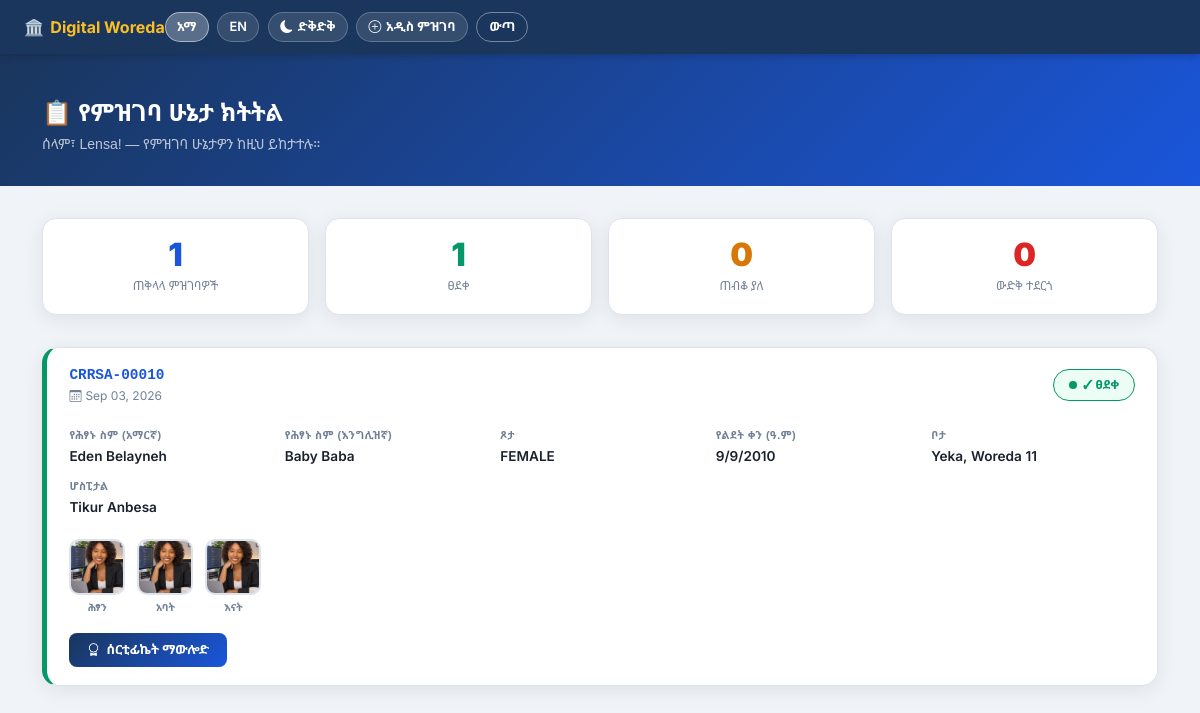
Page /my-registrations/ (signed in) on the committed database.
### core/models.py (models this page shows, shortened)
class BirthRegistration(models.Model):
    class Status(models.TextChoices):
        PENDING = 'PENDING', 'Pending / ተጠባባቂ'
        APPROVED = 'APPROVED', 'Approved / የፀደቀ'
        REJECTED = 'REJECTED', 'Rejected / የተከለከለ'
    class Sex(models.TextChoices):
        MALE = 'MALE', 'Male / ወንድ'
        FEMALE = 'FEMALE', 'Female / ሴት'
    child_full_name_amharic = models.CharField(max_length=200, verbose_name="Child Name (Amharic)")
    child_full_name_english = models.CharField(max_length=200, verbose_name="Child Name (English)")
    sex = models.CharField(
        max_length=10,
        choices=Sex.choices,
        verbose_name="Sex"
    )
    birth_day = models.IntegerField(
        validators=[MinValueValidator(1), MaxValueValidator(30)],
        verbose_name="Birth Day"
    )
    birth_month = models.IntegerField(
        validators=[MinValueValidator(1), MaxValueValidator(13)],
        verbose_name="Birth Month (EC)"
    )
    birth_year_ec = models.IntegerField(verbose_name="Birth Year (EC)")
    birth_year_gc = models.IntegerField(verbose_name="Birth Year (GC)")
    subcity = models.CharField(max_length=100, db_index=True, verbose_name="Subcity")
    woreda = models.CharField(max_length=50, verbose_name="Woreda")
    hospital_org_name = models.CharField(max_length=200, verbose_name="Hospital/Organization")
    father_name_amharic = models.CharField(max_length=200, verbose_name="Father Name (Amharic)")
    father_name_english = models.CharField(max_length=200, verbose_name="Father Name (English)")
    mother_name_amharic = models.CharField(max_length=200, verbose_name="Mother Name (Amharic)")
    mother_name_english = models.CharField(max_length=200, verbose_name="Mother Name (English)")
    applicant_name_amharic = models.CharField(max_length=200, blank=True, null=True, verbose_name="Applicant Name (Amharic)")
    applicant_name_english = models.CharField(max_length=200, blank=True, null=True, verbose_name="Applicant Name (English)")
    applicant_relation = models.CharField(max_length=100, blank=True, null=True, verbose_name="Applicant Relation")
    applicant_age = models.IntegerField(
        blank=True,
        null=True,
        validators=[MinValueValidator(18), MaxValueValidator(120)],
        verbose_name="Applicant Age"
    )
    applicant_phone = models.CharField(max_length=20, blank=True, null=True, verbose_name="Applicant Phone")
    child_photo = models.ImageField(upload_to='photos/children/%Y/%m/', blank=True, null=True)
    father_photo = models.ImageField(upload_to='photos/fathers/%Y/%m/', blank=True, null=True)
    mother_photo = models.ImageField(upload_to='photos/mothers/%Y/%m/', blank=True, null=True)
    hospital_document = models.FileField(upload_to='documents/hospitals/%Y/%m/', blank=True, null=True)
    status = models.CharField(
        max_length=20,
        choices=Status.choices,
        default=Status.PENDING,
        db_index=True,
        verbose_name="Registration Status"
    )
    rejection_reason = models.TextField(
        blank=True,
        null=True,
        verbose_name="Rejection Reason",
        help_text="Detailed explanation provided to the applicant if status is REJECTED."
    )
    submitted_by = models.ForeignKey(
        User,
        on_delete=models.SET_NULL,
        null=True, blank=True,
        related_name='registrations',
        verbose_name="Submitted By",
    )
    created_at = models.DateTimeField(auto_now_add=True, db_index=True)
    updated_at = models.DateTimeField(auto_now=True)
    class Meta:
        verbose_name = "Birth Registration"
        verbose_name_plural = "Birth Registrations"
        ordering = ['-created_at']
        indexes = [
            models.Index(fields=['status', '-created_at']),
            models.Index(fields=['subcity', 'woreda']),
        ]

### core/views.py (the view)
# urls.py: path('my-registrations/', views.my_registrations, name='my_registrations'),
@login_required(login_url='/login/')
def my_registrations(request):
    if _is_admin(request.user):
        logout(request)
        messages.error(request, 'Please log in with a regular user account.')
        return redirect('login')
    registrations = BirthRegistration.objects.filter(
        submitted_by=request.user
    ).order_by('-created_at')
    reg_list       = list(registrations)
    total_count    = len(reg_list)
    approved_count = sum(1 for r in reg_list if r.status == 'APPROVED')
    pending_count  = sum(1 for r in reg_list if r.status == 'PENDING')
    rejected_count = sum(1 for r in reg_list if r.status == 'REJECTED')
    return render(request, 'my_registrations.html', {
        'registrations':   reg_list,
        'user_phone':      getattr(getattr(request.user, 'profile', None), 'phone', None),
        'total_count':     total_count,
        'approved_count':  approved_count,
        'pending_count':   pending_count,
        'rejected_count':  rejected_count,
    })

### core/views.py (called while the page is built)
def _is_admin(user):
    return (
        user.is_authenticated
        and user.is_staff
        and hasattr(user, 'profile')
        and user.profile.role == UserProfile.Role.ADMIN
    )

### core/templates/my_registrations.html (shortened to what this page needs)
<!DOCTYPE html>
<html lang="am" data-theme="light" data-lang="am">
<head>
<link href="https://cdn.jsdelivr.net/npm/bootstrap@5.3.0/dist/css/bootstrap.min.css" rel="stylesheet">
<link href="https://cdn.jsdelivr.net/npm/bootstrap-icons@1.11.0/font/bootstrap-icons.css" rel="stylesheet">
</head>
<body>
<nav class="nav">
  <div class="nav-inner">
    <a href="{% url 'home' %}" class="nav-brand">🏛️ <span>Digital Woreda</span></a>
    <div class="nav-right">
      <button class="pill lang-active" id="btnAm" onclick="setLang('am')">አማ</button>
      <button class="pill" id="btnEn" onclick="setLang('en')">EN</button>
      <button class="pill" onclick="toggleTheme()">
        <i class="bi bi-moon-fill" id="themeIco"></i>
        <span id="themeLabel" class="txt-am am">ድቅድቅ</span>
      </button>
      <a href="{% url 'index' %}" class="pill">
        <i class="bi bi-plus-circle"></i>
        <span class="txt-am am">አዲስ ምዝገባ</span>
      </a>
      <a href="{% url 'logout' %}" class="pill-outline">
        <span class="txt-am am">ውጣ</span>
      </a>
    </div>
  </div>
</nav>
<div class="page-header">
  <div class="container">
    <div class="page-header-title txt-am am">📋 የምዝገባ ሁኔታ ክትትል</div>
    <div class="page-header-sub txt-am am">
      ሰላም፣ {{ request.user.first_name|default:request.user.email }}! — የምዝገባ ሁኔታዎን ከዚህ ይከታተሉ።
    </div>
  </div>
</div>
<div class="container pb-5">
  {% if registrations %}
  <div class="summary-strip">
    <div class="summary-card s-total">
      <span class="summary-num" style="color:#1a56db">{{ total_count }}</span>
      <span class="summary-label txt-am am">ጠቅላላ ምዝገባዎች</span>
    </div>
    <div class="summary-card">
      <span class="summary-num" style="color:#059669">{{ approved_count }}</span>
      <span class="summary-label txt-am am">ፀደቀ</span>
    </div>
    <div class="summary-card">
      <span class="summary-num" style="color:#d97706">{{ pending_count }}</span>
      <span class="summary-label txt-am am">ጠብቆ ያለ</span>
    </div>
    <div class="summary-card">
      <span class="summary-num" style="color:#dc2626">{{ rejected_count }}</span>
      <span class="summary-label txt-am am">ውድቅ ተደርጎ</span>
    </div>
  </div>
  {% endif %}
  {% if registrations %}
    {% for reg in registrations %}
    {% with status=reg.status|lower %}
    <div class="reg-card {{ status }}">
      <div class="reg-card-header">
        <div>
          <div class="reg-id">CRRSA-{{ reg.pk|stringformat:"05d" }}</div>
          <div class="reg-date">
            <i class="bi bi-calendar3 me-1"></i>{{ reg.created_at|date:"M d, Y" }}
          </div>
        </div>
        {% if reg.status == 'APPROVED' %}
          <span class="status-badge approved">
            <span class="status-dot"></span>
            <span class="txt-am am">✓ ፀደቀ</span>
          </span>
        {% elif reg.status == 'PENDING' %}
          <span class="status-badge pending">
            <span class="status-dot"></span>
            <span class="txt-am am">⏳ በጥብቃ ላይ</span>
            <span class="txt-en">⏳ Pending Review</span>
          </span>
        {% elif reg.status == 'REJECTED' %}
          <span class="status-badge rejected">
            <span class="status-dot"></span>
            <span class="txt-am am">✗ ውድቅ ተደርጎ</span>
            <span class="txt-en">✗ Rejected</span>
          </span>
        {% endif %}
      </div>
      <div class="reg-body">
        <div class="reg-field">
          <span class="reg-field-label txt-am am">የሕፃኑ ስም (አማርኛ)</span>
          <span class="reg-field-value">{{ reg.child_full_name_amharic }}</span>
        </div>
        <div class="reg-field">
          <span class="reg-field-label txt-am am">የሕፃኑ ስም (እንግሊዝኛ)</span>
          <span class="reg-field-value">{{ reg.child_full_name_english }}</span>
        </div>
        <div class="reg-field">
          <span class="reg-field-label txt-am am">ጾታ</span>
          <span class="reg-field-value">{{ reg.sex }}</span>
        </div>
        <div class="reg-field">
          <span class="reg-field-label txt-am am">የልደት ቀን (ዓ.ም)</span>
          <span class="reg-field-value">{{ reg.birth_day }}/{{ reg.birth_month }}/{{ reg.birth_year_ec }}</span>
        </div>
        <div class="reg-field">
          <span class="reg-field-label txt-am am">ቦታ</span>
          <span class="reg-field-value">{{ reg.subcity }}, Woreda {{ reg.woreda }}</span>
        </div>
        <div class="reg-field">
          <span class="reg-field-label txt-am am">ሆስፒታል</span>
          <span class="reg-field-value">{{ reg.hospital_org_name }}</span>
        </div>
      </div>
      {% if reg.child_photo or reg.father_photo or reg.mother_photo %}
      <div class="photo-strip">
        {% if reg.child_photo %}
        <div class="photo-item">
          <img src="{{ reg.child_photo.url }}" alt="Child">
          <span class="photo-item-label txt-am am">ሕፃን</span>
        </div>
        {% endif %}
        {% if reg.father_photo %}
        <div class="photo-item">
          <img src="{{ reg.father_photo.url }}" alt="Father">
          <span class="photo-item-label txt-am am">አባት</span>
        </div>
        {% endif %}
        {% if reg.mother_photo %}
        <div class="photo-item">
          <img src="{{ reg.mother_photo.url }}" alt="Mother">
          <span class="photo-item-label txt-am am">እናት</span>
        </div>
        {% endif %}
      </div>
      {% endif %}
      {% if reg.status == 'APPROVED' %}
      <a href="{% url 'print_certificate' reg.pk %}" target="_blank" class="cert-btn">
        <i class="bi bi-award"></i>
        <span class="txt-am am">ሰርቲፊኬት ማውሎድ</span>
      </a>
      {% endif %}
    </div>
    {% endwith %}
    {% endfor %}
  {% endif %}
</div>
</body>
</html>

### core/templates/my_registrations.html (style rules this page uses)
:root { --bg:#f0f4f9; --card:#fff; --navbar:#1a365d; --text:#1a202c; --sub:#4a5568; --muted:#718096; --border:#dde3ed; --inp:#f8fafc; --accent:#1a56db; --shadow:0 4px 20px rgba(0,0,0,.08); }
* { box-sizing:border-box;margin:0;padding:0 }
html { scroll-behavior:smooth }
body { font-family:'Inter','Noto Sans Ethiopic',sans-serif;background:var(--bg);color:var(--text);min-height:100vh;transition:background .3s,color .3s }
.am { font-family:'Noto Sans Ethiopic',sans-serif }
.txt-am { display:block }
span.txt-am { display:inline }
.nav { background:var(--navbar);padding:.75rem 0;box-shadow:0 2px 8px rgba(0,0,0,.2);position:sticky;top:0;z-index:100 }
.nav-inner { display:flex;align-items:center;padding:0 1.5rem }
.nav-brand { font-size:1rem;font-weight:700;color:#fff;text-decoration:none;display:flex;align-items:center;gap:.4rem }
.nav-brand span { color:#fbbf24 }
.nav-right { margin-left:auto;display:flex;align-items:center;gap:.55rem }
.pill { background:rgba(255,255,255,.12);border:1px solid rgba(255,255,255,.22);border-radius:50px;padding:.28rem .7rem;color:#fff;cursor:pointer;font-size:.8rem;font-weight:600;display:inline-flex;align-items:center;gap:.3rem;text-decoration:none;transition:background .18s;white-space:nowrap }
.pill.lang-active { background:rgba(255,255,255,.28);border-color:rgba(255,255,255,.5) }
.pill-outline { background:transparent;border:1.5px solid rgba(255,255,255,.4);border-radius:50px;padding:.28rem .75rem;color:#fff;text-decoration:none;font-size:.8rem;font-weight:600;transition:background .18s }
.page-header { background:linear-gradient(135deg,#1a365d,#1a56db);padding:2.5rem 0 2rem;margin-bottom:2rem }
.page-header-title { font-family:'Noto Sans Ethiopic',sans-serif;font-size:1.5rem;font-weight:800;color:#fff;margin-bottom:.2rem }
.page-header-sub { font-size:.88rem;color:rgba(255,255,255,.7) }
.summary-strip { display:flex;gap:1rem;flex-wrap:wrap;margin-bottom:2rem }
.summary-card { flex:1;min-width:130px;background:var(--card);border:1.5px solid var(--border);border-radius:14px;padding:1.1rem 1.25rem;text-align:center;transition:background .3s,border-color .3s;box-shadow:var(--shadow) }
.summary-num { font-size:2rem;font-weight:900;display:block;line-height:1.1 }
.summary-label { font-size:.75rem;color:var(--muted);margin-top:.15rem;font-family:'Noto Sans Ethiopic',sans-serif }
.s-total .summary-num { color:#1a56db }
.reg-card { background:var(--card);border:1.5px solid var(--border);border-radius:16px;margin-bottom:1.25rem;overflow:hidden;box-shadow:var(--shadow);transition:background .3s,border-color .3s,box-shadow .25s }
.reg-card.approved { border-left:5px solid #059669 }
.reg-card-header { display:flex;align-items:center;justify-content:space-between;flex-wrap:wrap;gap:.75rem;padding:1.1rem 1.4rem .9rem }
.reg-id { font-family:monospace;font-size:.9rem;font-weight:800;color:var(--accent) }
.reg-date { font-size:.75rem;color:var(--muted) }
.status-badge { display:inline-flex;align-items:center;gap:.4rem;padding:.35rem .9rem;border-radius:50px;font-size:.78rem;font-weight:700;border:1.5px solid }
.status-badge.approved { background:#ecfdf5;color:#059669;border-color:#059669 }
.status-dot { width:8px;height:8px;border-radius:50%;display:inline-block;animation:dotPulse 2s ease-in-out infinite }
.approved .status-dot { background:#059669 }
.reg-body { padding:.5rem 1.4rem 1.1rem;display:grid;grid-template-columns:repeat(auto-fill,minmax(180px,1fr));gap:.75rem }
.reg-field { display:flex;flex-direction:column;gap:.15rem }
.reg-field-label { font-size:.68rem;font-weight:600;color:var(--muted);text-transform:uppercase;letter-spacing:.05em }
.reg-field-value { font-size:.85rem;font-weight:600;color:var(--text);font-family:'Noto Sans Ethiopic','Inter',sans-serif }
.photo-strip { display:flex;gap:.75rem;padding:.25rem 1.4rem 1.1rem;flex-wrap:wrap }
.photo-item { display:flex;flex-direction:column;align-items:center;gap:.3rem }
.photo-item img { width:56px;height:56px;border-radius:10px;object-fit:cover;border:2px solid var(--border) }
.photo-item-label { font-size:.65rem;color:var(--muted);font-weight:600;text-transform:uppercase }
.cert-btn { display:inline-flex;align-items:center;gap:.4rem;background:linear-gradient(135deg,#1a365d,#1a56db);color:#fff;text-decoration:none;padding:.45rem 1.1rem;border-radius:8px;font-size:.82rem;font-weight:700;transition:opacity .2s,transform .2s;margin:0 1.4rem 1.1rem }

### rows in the picture
BirthRegistration: pk "00010", created_at "Sep 03, 2026", status "APPROVED" (drawn), child_full_name_amharic "Eden Belayneh", child_full_name_english "Baby Baba", sex "FEMALE", birth_day "9", birth_month "9", birth_year_ec "2010", subcity "Yeka", woreda "11", hospital_org_name "Tikur Anbesa", child_photo (picture), father_photo (picture), mother_photo (picture)

### other values in the picture
{{ request.user.first_name|default:request.user.email }} "Lensa"
{{ total_count }} "1"
{{ approved_count }} "1"
{{ pending_count }} "0"
{{ rejected_count }} "0"
